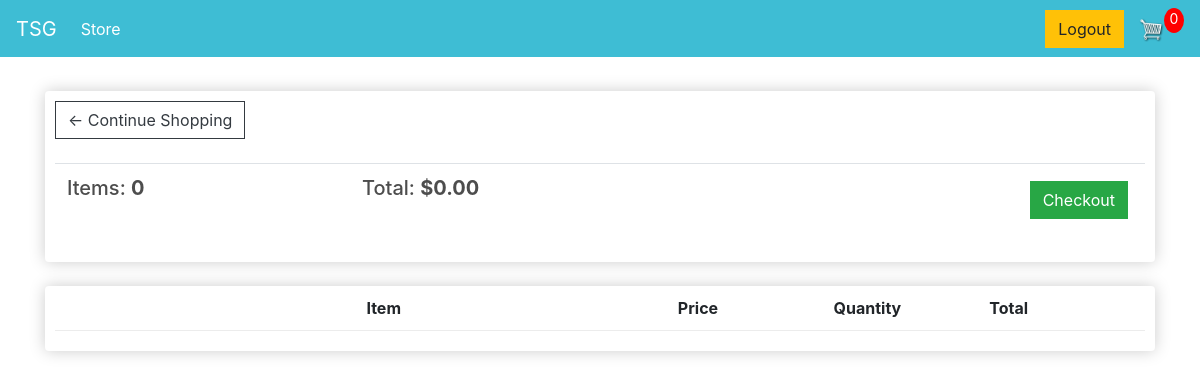
/cart/ (signed in), run on an earlier commit of the app's database.
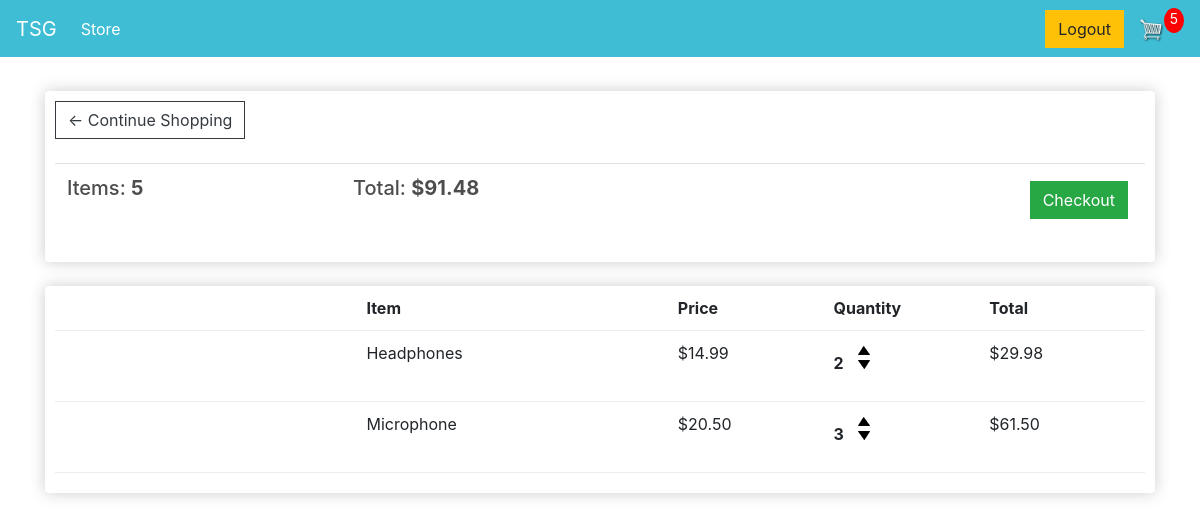
And on a later commit of the database.
### store/models.py (models this page shows, shortened)
class Order(models.Model):
    customer = models.ForeignKey(Customer , on_delete=models.SET_NULL, null =True , blank =True)
    date_ordered = models.DateTimeField(auto_now_add=True)
    complete = models.BooleanField(default=False)
    transaction_id = models.CharField(max_length=100, null=True)
    @property
    def shipping(self):
            shipping = False
            orderitems = self.orderitem_set.all()
            for i in orderitems:
                if i.product.digital ==False:
                    shipping = True
            return shipping
    @property
    def get_cart_total(self):
        orderitems = self.orderitem_set.all()
        total = sum ([item.get_total for item in orderitems ])
        return total
    @property
    def get_cart_items(self):
        orderitems = self.orderitem_set.all()
        total = sum([item.quantity for item in orderitems])
        return total

class OrderItem(models.Model):
    product = models.ForeignKey(Product , on_delete=models.SET_NULL, null=True)
    order = models.ForeignKey(Order , on_delete=models.SET_NULL, null= True)
    quantity = models.IntegerField(default=0, null=True, blank=True)
    date_added = models.DateTimeField(auto_now_add=True)
    @property
    def get_total(self):
        total = self.product.price * self.quantity
        return total

class Product(models.Model):
    name = models.CharField(max_length=200,null =True)
    price = models.DecimalField(max_digits=7,decimal_places=2)
    digital = models.BooleanField(default=False, null=True, blank=True)
    image = models.ImageField(null=True , blank=True)
    @property
    def imageURL(self):
        try:
            url = self.image.url
        except:
            url = ''
        return url

### store/views.py (the view)
# urls.py: path('cart/', views.cart, name="cart"),
def cart(request):
     if request.user.is_authenticated:
        customer = request.user.customer
        order, created = Order.objects.get_or_create(customer=customer, complete=False)
        items = order.orderitem_set.all()
        cartItems = order.get_cart_items
        shipping = order.shipping  # Get the shipping status from the order
     else:
        cookieData= cookieCart(request)
        cartItems = cookieData['cartItems']
        order = cookieData['order']
        items = cookieData['items']
     context = {'items': items, 'order': order, 'cartItems': cartItems, 'shipping': False}
     return render(request, 'store/cart.html', context)

### store/templates/store/cart.html
{% extends 'store/main.html' %}
{% load static %}
{% block content %}
    <div class="row">
        <div class="col-lg-12">
            <div class="box-element">
                <a class="btn btn-outline-dark" href="{% url 'store' %}">&#x2190; Continue Shopping</a>
                <br><br>
                <table class="table">
                    <tr>
                        <th><h5>Items: <strong>{{ order.get_cart_items }}</strong></h5></th>
                        <th><h5>Total: <strong>${{ order.get_cart_total|floatformat:2 }}</strong></h5></th>
                        <th>
                            <a style="float:right; margin:5px;" class="btn btn-success" href="{% url 'checkout' %}">Checkout</a>
                        </th>
                    </tr>
                </table>
            </div>
            <br>
            <div class="box-element">
                <div class="cart-row">
                    <div style="flex:2"></div>
                    <div style="flex:2"><strong>Item</strong></div>
                    <div style="flex:1"><strong>Price</strong></div>
                    <div style="flex:1"><strong>Quantity</strong></div>
                    <div style="flex:1"><strong>Total</strong></div>
                </div>
                {% for item in items %}
                <div class="cart-row">
                    <div style="flex:2"><img class="row-image" src="{{ item.product.imageURL }}"></div>
                    <div style="flex:2"><p>{{ item.product.name }}</p></div>
                    <div style="flex:1"><p>${{ item.product.price|floatformat:2 }}</p></div>
                    <div style="flex:1">
                        <p class="quantity">{{ item.quantity }}</p>
                        <div class="quantity">
                            <img data-product="{{ item.product.id }}" data-action="add" class="chg-quantity update-cart" src="{% static 'images/3+arrow-up.png' %}">
                            <img data-product="{{ item.product.id }}" data-action="remove" class="chg-quantity update-cart" src="{% static 'images/arrow-down.png' %}">
                        </div>
                    </div>
                    <div style="flex:1"><p>${{ item.get_total }}</p></div>
                </div>
                {% endfor %}
            </div>
        </div>
    </div>
{% endblock content %}

### store/templates/store/main.html (shortened to what this page needs)
<!DOCTYPE html>
{% load static %}
<html>
<head>
    <link rel="stylesheet" href="https://stackpath.bootstrapcdn.com/bootstrap/4.4.1/css/bootstrap.min.css">
    <link rel="stylesheet" type="text/css" href="{% static 'css/main.css' %}">
</head>
<body>
    <nav class="navbar navbar-expand-lg navbar-dark bg-dark">
        <a class="navbar-brand" href="{% url 'store' %}">TSG</a>
        <div class="collapse navbar-collapse" id="navbarSupportedContent">
            <ul class="navbar-nav mr-auto">
                <li class="nav-item active">
                    <a class="nav-link" href="{% url 'store' %}">Store <span class="sr-only">(current)</span></a>
                </li>
            </ul>
            <div class="form-inline my-2 my-lg-0">
                {% if user.is_authenticated %}
                    <a href="{% url 'logout' %}" class="btn btn-warning">Logout</a>
                {% else %}
                    <a href="{% url 'signin' %}" class="btn btn-warning">Login</a>
                    <a href="{% url 'register' %}" class="btn btn-warning">Sign Up</a>
                {% endif %}
                <a href="{% url 'cart' %}">
                    <img id="cart-icon" src="{% static 'images/cart.png' %}">
                </a>
                <p id="cart-total">{{ cartItems }}</p>
            </div>
        </div>
    </nav>
    <div class="container">
        <br>
        {% block content %}
        {% endblock content %}
    </div>
</body>
</html>

### static/css/main.css (style rules this page uses)
body { background-color: hsl(0, 0%, 100%); }
h1,h2,h3,h4,h5,h6 { color:hsl(0, 0%, 30%); }
.box-element { box-shadow:hsl(0, 0%, 80%) 0 0 16px; background-color: #fff; border-radius: 4px; padding: 10px; }
.bg-dark { background-color: #3ebdd4!important; }
#cart-icon { width:25px; display: inline-block; margin-left: 15px; }
#cart-total { display: block; text-align: center; color:#fff; background-color: red; width: 20px; height: 25px; border-radius: 50%; font-size: 14px; }
.col-lg-4, .col-lg-6, .col-lg-8, .col-lg-12 { margin-top: 10px; }
.btn { border-radius: 0; }
.cart-row { display: flex; align-items: flex-stretch; padding-bottom: 10px; margin-bottom: 10px; border-bottom: 1px solid #ececec; }
.quantity { display: inline-block; font-weight: 700; padding-right:10px; }
.chg-quantity { width: 12px; cursor: pointer; display: block; margin-top: 5px; transition:.1s; }

What changed in the data, as far as the page shows it:
computed for Order: get_cart_items "0" → "5"; get_cart_total "0.00" → "91.48"
added OrderItem: product.name "Headphones", product.price "14.99", quantity "2", get_total "29.98"
added OrderItem: product.name "Microphone", product.price "20.50", quantity "3", get_total "61.50"
Also different on the page:
{{ cartItems }}: "0" → "5"
